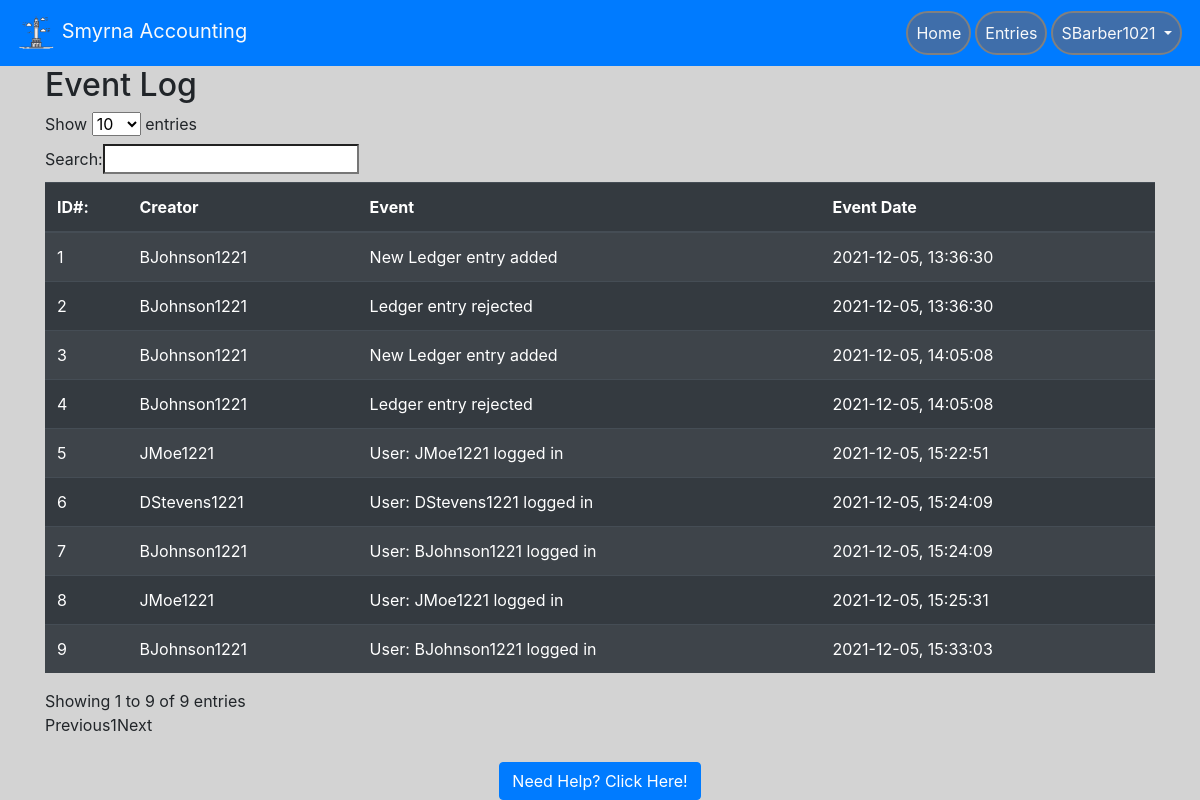
The page /event_log/ (signed in) on the database its author committed.
### website/models.py (models this page shows, shortened)
class User(db.Model, UserMixin):
    id = db.Column(db.Integer, primary_key=True)  # unique identifier
    email = db.Column(db.String(150), unique=True)
    password = db.Column(db.String(150))
    oldPassword = db.Column(db.String(150))
    firstName = db.Column(db.String(150))
    lastName = db.Column(db.String(150))
    userName = db.Column(db.String(150))
    hasAdmin = db.Column(db.Boolean, default=False)
    hasMan = db.Column(db.Boolean, default=False)
    status = db.Column(db.Boolean, default=False)
    creationDate = db.Column(db.Date())
    expirationDate = db.Column(db.Date())
    suspensionDate = db.Column(db.Date())
    suspensionEnd = db.Column(db.Date())
    accounts = db.relationship("Account", backref="user_backref", lazy=True)

class EventLog(db.Model):
    key = db.Column(db.Integer, primary_key=True, autoincrement=True)
    creator = db.Column(db.String(150), nullable=False)
    event = db.Column(db.String(150), nullable=False)
    event_date = db.Column(db.String(150), nullable=False)

### website/auth.py (the view)
@auth.route('/event_log/', methods=['GET', 'POST'])
def evlog():
    evall = EventLog.query.all()
    return render_template('event_log.html', evall=evall, user=current_user, lpc=lpc())

### website/__init__.py (called while the page is built)
def create_app():
    app = Flask(__name__)
    app.config['SECRET_KEY'] = 'this is the secret key'
    app.config['SQLALCHEMY_DATABASE_URI'] = f'sqlite:///{DB_NAME}'
    db.init_app(app)
    app.config['MAIL_SERVER'] = 'smtp.gmail.com'
    app.config['MAIL_PORT'] = 465
    app.config['MAIL_USE_SSL'] = True
    app.config['MAIL_USERNAME'] = 'brandondunson15@gmail.com'
    app.config['MAIL_PASSWORD'] = 'Panopticon0987!@'
    mail.init_app(app)
    from .views import views
    from .auth import auth
    app.register_blueprint(views, url_prefix='/')
    app.register_blueprint(auth, url_prefix='/')
    from .models import User
    create_database(app)
    login_manager = LoginManager()
    login_manager.login_view = 'auth.login'
    login_manager.init_app(app)
    @login_manager.user_loader
    def load_user(id):
        return User.query.get(int(id))
    return app

### website/auth.py (called while the page is built)
def lpc():
    ledger_pending_count = db.session.query(Ledger).filter(Ledger.isApproved == 'Pending').all()
    lpc = len(ledger_pending_count)
    return lpc

### website/templates/event_log.html (shortened to what this page needs)
<!DOCTYPE html>
<html lang="en">
{% extends "base.html" %} {% block title %} Admin Portal {% endblock %}
{%block content%}
<head>
    <meta charset="UTF-8">
</head>
<body>
    <h2>Event Log</h2>
      <table id="table_id" class="table table-striped table-dark">
      <thead style="position: sticky;">
        <tr>
          <th>ID#:</th>
          <th>Creator</th>
          <th>Event</th>
          <th>Event Date</th>
        </tr>
      </thead>
      <tbody style="overflow-y: scroll;">
      {% for event in evall %}
        <tr>
            <td>{{ event.key }}</td>
            <td>{{ event.creator }}</td>
            <td>{{ event.event }}</td>
            <td>{{ event.event_date }}</td>
        </tr>
      {% endfor %}
      </tbody>
    </table>
</body>
</html>
{% endblock %}

### website/templates/base.html (shortened to what this page needs)
<!DOCTYPE html>
<html>
<head>
    <meat name="viewport" content="width=device-width, initial-scale=1" />
    <link rel="stylesheet" href="https://stackpath.bootstrapcdn.com/bootstrap/4.4.1/css/bootstrap.min.css"
 />
    <link rel="stylesheet" href="https://stackpath.bootstrapcdn.com/font-awesome/4.7.0/css/font-awesome.min.css"
 />
</head>
<body style="background-color: lightgrey">
    <nav class="navbar navbar-expand-lg navbar-dark bg-primary sticky-top">
        <a class = "navbar-brand text-light" href='/'>
            <img src="/static/logo.png" width="40" height="40" atl="">
            Smyrna Accounting
        </a>
        <div class = "collapse navbar-collapse" id="navbar">
            <ul class = "navbar-nav ml-auto">
                {% if user.is_authenticated %}
                    {% if not user.hasAdmin and not user.hasMan %}
                        <li class = "nav-item">
                    <a class = "nav-link text-light text-center" id = "homepage" href="/home">Home</a>
                        </li>
                        <li class = "nav-item">
                        <a class = "nav-link text-light text-center" id = "entries" href="/approvals">Entries</a>
                 </li>
                        {% endif %}
                <li class="nav-item dropdown">
                    <a class = "nav-link dropdown-toggle text-light text-center" id = "" data-toggle = "dropdown" aria-haspopup="true" aria-expanded="false">
                        {{ user.userName }}
                    </a>
                </li>
                {% else %}
                <a class = "nav-item nav-link text-light" id = "login" href="/login">Login</a>
                {% endif %}
            </ul>
        </div>
    </nav>
    <div class= "container">
        {%block content%}
        {% endblock %}
</body>
<div class="footer" style="background-color: lightgray;">
    <a href="/help" data-toggle="tooltip" data-placement="top" title="Go to the help page!" class="btn btn-primary">Need Help? Click Here!</a>
</div>
</html>

### website/templates/base.html (style rules this page uses)
.footer { position: fixed; left: 0; bottom: 0; width: 100%; background-color: Blue; text-align: center; }
li.nav-item { border: 2px solid grey; margin: 2px; border-radius: 25px; background-color: rgb(63, 110, 170); }

### rows shown on the page
User: userName "SBarber1021"
EventLog: key "1", creator "BJohnson1221", event "New Ledger entry added", event_date "2021-12-05, 13:36:30"
EventLog: key "2", creator "BJohnson1221", event "Ledger entry rejected", event_date "2021-12-05, 13:36:30"
EventLog: key "3", creator "BJohnson1221", event "New Ledger entry added", event_date "2021-12-05, 14:05:08"
EventLog: key "4", creator "BJohnson1221", event "Ledger entry rejected", event_date "2021-12-05, 14:05:08"
EventLog: key "5", creator "JMoe1221", event "User: JMoe1221 logged in", event_date "2021-12-05, 15:22:51"
EventLog: key "6", creator "DStevens1221", event "User: DStevens1221 logged in", event_date "2021-12-05, 15:24:09"
EventLog: key "7", creator "BJohnson1221", event "User: BJohnson1221 logged in", event_date "2021-12-05, 15:24:09"
EventLog: key "8", creator "JMoe1221", event "User: JMoe1221 logged in", event_date "2021-12-05, 15:25:31"
EventLog: key "9", creator "BJohnson1221", event "User: BJohnson1221 logged in", event_date "2021-12-05, 15:33:03"
